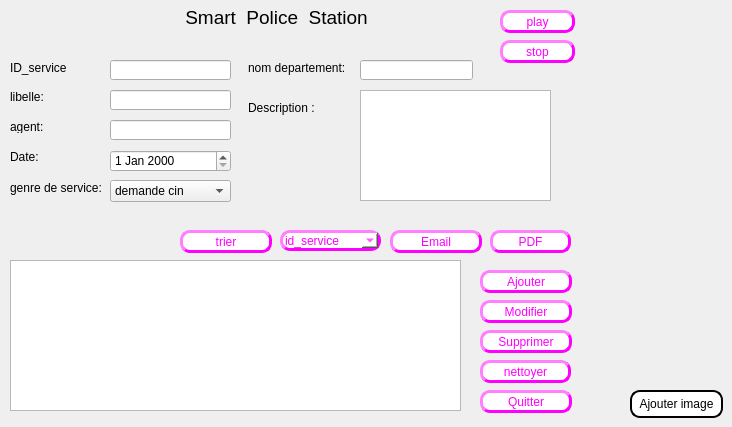
      <widget class="QWidget" name="widget">
       <attribute name="icon">
        <iconset>
         <normaloff>../Downloads/téléchargement.png</normaloff>../Downloads/téléchargement.png</iconset>
       </attribute>
       <attribute name="title">
        <string>service</string>
       </attribute>
       <widget class="QPushButton" name="ajouterimage">
        <property name="geometry">
         <rect>
          <x>630</x>
          <y>390</y>
          <width>93</width>
          <height>28</height>
         </rect>
        </property>
        <property name="styleSheet">
         <string notr="true">background-color:white; 
color:black; 
border-style:outset ; 
border-width:2px ; 
border-radius:10px;</string>
        </property>
        <property name="text">
         <string>Ajouter image</string>
        </property>
        <property name="default">
         <bool>false</bool>
        </property>
       </widget>
       <widget class="QLabel" name="idservice">
        <property name="geometry">
         <rect>
          <x>10</x>
          <y>60</y>
          <width>81</width>
          <height>16</height>
         </rect>
        </property>
        <property name="text">
         <string>ID_service</string>
        </property>
       </widget>
       <widget class="QLabel" name="label_5">
        <property name="geometry">
         <rect>
          <x>10</x>
          <y>90</y>
          <width>47</width>
          <height>13</height>
         </rect>
        </property>
        <property name="text">
         <string>libelle:</string>
        </property>
       </widget>
       <widget class="QLabel" name="label_8">
        <property name="geometry">
         <rect>
          <x>10</x>
          <y>120</y>
          <width>47</width>
          <height>13</height>
         </rect>
        </property>
        <property name="text">
         <string>agent:</string>
        </property>
       </widget>
       <widget class="QLabel" name="label_11">
        <property name="geometry">
         <rect>
          <x>10</x>
          <y>150</y>
          <width>47</width>
          <height>13</height>
         </rect>
        </property>
        <property name="text">
         <string>Date:</string>
        </property>
       </widget>
       <widget class="QLineEdit" name="id_serv">
        <property name="geometry">
         <rect>
          <x>110</x>
          <y>60</y>
          <width>121</width>
          <height>20</height>
         </rect>
        </property>
       </widget>
       <widget class="QLineEdit" name="titre_serv">
        <property name="geometry">
         <rect>
          <x>110</x>
          <y>90</y>
          <width>121</width>
          <height>20</height>
         </rect>
        </property>
       </widget>
       <widget class="QLineEdit" name="auteur_serv">
        <property name="geometry">
         <rect>
          <x>110</x>
          <y>120</y>
          <width>121</width>
          <height>20</height>
         </rect>
        </property>
       </widget>
       <widget class="QDateEdit" name="dateEdit">
        <property name="geometry">
         <rect>
          <x>110</x>
          <y>150</y>
          <width>121</width>
          <height>22</height>
         </rect>
        </property>
       </widget>
       <widget class="QLabel" name="label_12">
        <property name="geometry">
         <rect>
          <x>248</x>
          <y>100</y>
          <width>81</width>
          <height>16</height>
         </rect>
        </property>
        <property name="text">
         <string>Description :</string>
        </property>
       </widget>
       <widget class="QComboBox" name="genre_serv">
        <property name="geometry">
         <rect>
          <x>110</x>
          <y>180</y>
          <width>121</width>
          <height>22</height>
         </rect>
        </property>
        <property name="styleSheet">
         <string notr="true"/>
        </property>
        <item>
         <property name="text">
          <string>demande cin</string>
         </property>
        </item>
        <item>
         <property name="text">
          <string>demande passeport</string>
         </property>
        </item>
       </widget>
       <widget class="QLabel" name="label_23">
        <property name="geometry">
         <rect>
          <x>10</x>
          <y>180</y>
          <width>111</width>
          <height>16</height>
         </rect>
        </property>
        <property name="text">
         <string>genre de service:</string>
        </property>
       </widget>
       <widget class="QTableView" name="tab_service">
        <property name="geometry">
         <rect>
          <x>10</x>
          <y>260</y>
          <width>451</width>
          <height>151</height>
         </rect>
        </property>
       </widget>
       <widget class="QPushButton" name="ajouter_service">
        <property name="geometry">
         <rect>
          <x>480</x>
          <y>270</y>
          <width>92</width>
          <height>23</height>
         </rect>
        </property>
        <property name="styleSheet">
         <string notr="true">
background-color:white; 
color: rgb(255, 0, 255);
border-style:outset ; 
border-width:3px ; 
border-radius:10px;</string>
        </property>
        <property name="text">
         <string>Ajouter</string>
        </property>
       </widget>
       <widget class="QPushButton" name="pushButton_26">
        <property name="geometry">
         <rect>
          <x>480</x>
          <y>390</y>
          <width>92</width>
          <height>23</height>
         </rect>
        </property>
        <property name="styleSheet">
         <string notr="true">
background-color:white; 
color: rgb(255, 0, 255);
border-style:outset ; 
border-width:3px ; 
border-radius:10px;</string>
        </property>
        <property name="text">
         <string>Quitter</string>
        </property>
       </widget>
       <widget class="QPushButton" name="modifier_service">
        <property name="geometry">
         <rect>
          <x>480</x>
          <y>300</y>
          <width>92</width>
          <height>23</height>
         </rect>
        </property>
        <property name="styleSheet">
         <string notr="true">
background-color:white; 
color: rgb(255, 0, 255);
border-style:outset ; 
border-width:3px ; 
border-radius:10px;</string>
        </property>
        <property name="text">
         <string>Modifier</string>
        </property>
       </widget>
       <widget class="QPushButton" name="supprimer_service">
        <property name="geometry">
         <rect>
          <x>480</x>
          <y>330</y>
          <width>92</width>
          <height>23</height>
         </rect>
        </property>
        <property name="styleSheet">
         <string notr="true">
background-color:white; 
color: rgb(255, 0, 255);
border-style:outset ; 
border-width:3px ; 
border-radius:10px;</string>
        </property>
        <property name="text">
         <string>Supprimer</string>
        </property>
       </widget>
       <widget class="QPushButton" name="pushButton_29">
        <property name="geometry">
         <rect>
          <x>180</x>
          <y>230</y>
          <width>92</width>
          <height>23</height>
         </rect>
        </property>
        <property name="styleSheet">
         <string notr="true">
background-color:white; 
color: rgb(255, 0, 255);
border-style:outset ; 
border-width:3px ; 
border-radius:10px;</string>
        </property>
        <property name="text">
         <string>trier</string>
        </property>
       </widget>
       <widget class="QPushButton" name="pushButton_33">
        <property name="geometry">
         <rect>
          <x>390</x>
          <y>230</y>
          <width>92</width>
          <height>23</height>
         </rect>
        </property>
        <property name="styleSheet">
         <string notr="true">
background-color:white; 
color: rgb(255, 0, 255);
border-style:outset ; 
border-width:3px ; 
border-radius:10px;</string>
        </property>
        <property name="text">
         <string>Email</string>
        </property>
       </widget>
       <widget class="QTextEdit" name="description_serv">
        <property name="geometry">
         <rect>
          <x>360</x>
          <y>90</y>
          <width>191</width>
          <height>111</height>
         </rect>
        </property>
       </widget>
       <widget class="QPushButton" name="pdf_service">
        <property name="geometry">
         <rect>
          <x>490</x>
          <y>230</y>
          <width>81</width>
          <height>23</height>
         </rect>
        </property>
        <property name="styleSheet">
         <string notr="true">
background-color:white; 
color: rgb(255, 0, 255);
border-style:outset ; 
border-width:3px ; 
border-radius:10px;</string>
        </property>
        <property name="text">
         <string>PDF</string>
        </property>
       </widget>
       <widget class="QLabel" name="policou_2">
        <property name="geometry">
         <rect>
          <x>180</x>
          <y>0</y>
          <width>351</width>
          <height>35</height>
         </rect>
        </property>
        <property name="sizePolicy">
         <sizepolicy hsizetype="Preferred" vsizetype="Maximum">
          <horstretch>0</horstretch>
          <verstretch>0</verstretch>
         </sizepolicy>
        </property>
        <property name="font">
         <font>
          <family>Arial</family>
          <pointsize>14</pointsize>
          <weight>50</weight>
          <bold>false</bold>
          <underline>false</underline>
         </font>
        </property>
        <property name="text">
         <string> Smart  Police  Station</string>
        </property>
        <property name="textFormat">
         <enum>Qt::PlainText</enum>
        </property>
       </widget>
       <widget class="QPushButton" name="nettoyer_2">
        <property name="geometry">
         <rect>
          <x>480</x>
          <y>360</y>
          <width>91</width>
          <height>23</height>
         </rect>
        </property>
        <property name="styleSheet">
         <string notr="true">
background-color:white; 
color: rgb(255, 0, 255);
border-style:outset ; 
border-width:3px ; 
border-radius:10px;</string>
        </property>
        <property name="text">
         <string>nettoyer</string>
        </property>
       </widget>
       <widget class="QLineEdit" name="nbr_serv">
        <property name="geometry">
         <rect>
          <x>360</x>
          <y>60</y>
          <width>113</width>
          <height>20</height>
         </rect>
        </property>
       </widget>
       <widget class="QLabel" name="label_7">
        <property name="geometry">
         <rect>
          <x>248</x>
          <y>60</y>
          <width>111</width>
          <height>16</height>
         </rect>
        </property>
        <property name="text">
         <string>nom departement:</string>
        </property>
       </widget>
       <widget class="QComboBox" name="comboBox_agent_3">
        <property name="geometry">
         <rect>
          <x>280</x>
          <y>230</y>
          <width>101</width>
          <height>21</height>
         </rect>
        </property>
        <property name="styleSheet">
         <string notr="true">border-color: rgb(255, 0, 255);
background-color:white; 
color: rgb(255, 0, 255);
border-style:outset ; 
border-width:3px ; 
border-radius:10px;</string>
        </property>
        <item>
         <property name="text">
          <string>id_service</string>
         </property>
        </item>
        <item>
         <property name="text">
          <string>date</string>
         </property>
        </item>
       </widget>
       <widget class="QPushButton" name="play">
        <property name="geometry">
         <rect>
          <x>500</x>
          <y>10</y>
          <width>75</width>
          <height>23</height>
         </rect>
        </property>
        <property name="styleSheet">
         <string notr="true">
background-color:white; 
color: rgb(255, 0, 255);
border-style:outset ; 
border-width:3px ; 
border-radius:10px;</string>
        </property>
        <property name="text">
         <string>play</string>
        </property>
       </widget>
       <widget class="QPushButton" name="stop">
        <property name="geometry">
         <rect>
          <x>500</x>
          <y>40</y>
          <width>75</width>
          <height>23</height>
         </rect>
        </property>
        <property name="styleSheet">
         <string notr="true">
background-color:white; 
color: rgb(255, 0, 255);
border-style:outset ; 
border-width:3px ; 
border-radius:10px;</string>
        </property>
        <property name="text">
         <string>stop</string>
        </property>
       </widget>
      </widget>
